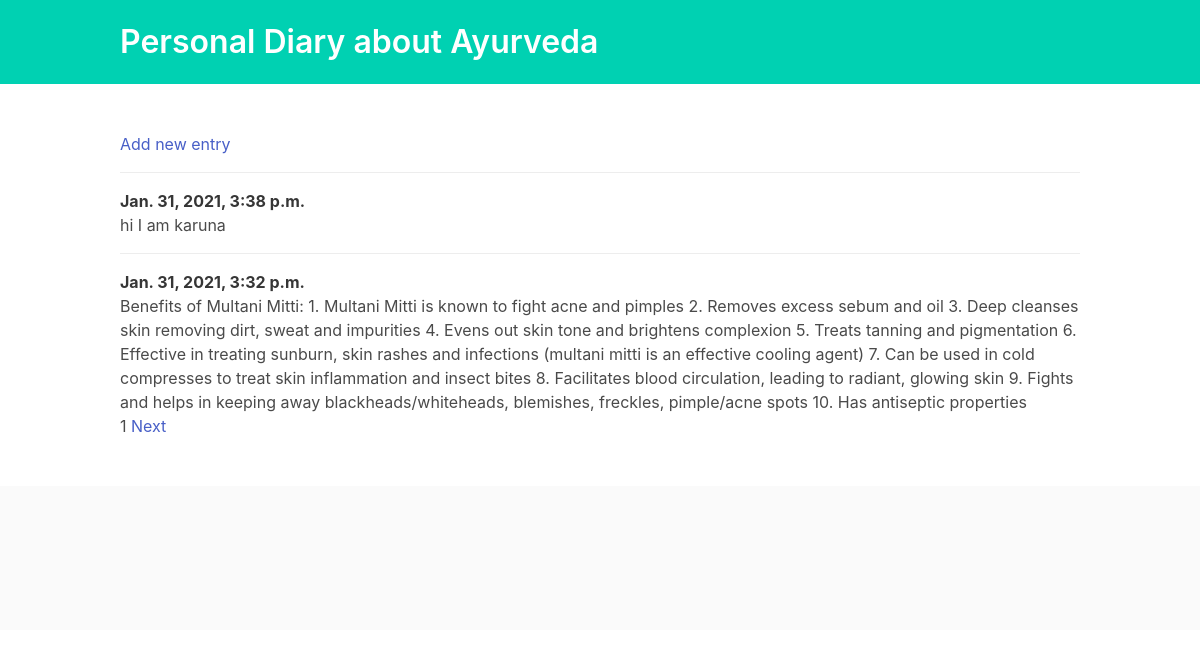
The page / on the database its author committed.
### entries/models.py (models this page shows, shortened)
class Entry(models.Model):
    text = models.TextField()
    date_posted = models.DateTimeField(auto_now_add=True)
    class Meta:
        verbose_name_plural = 'entries'

### entries/views.py (the view)
# urls.py: path('', views.index,name='home'),
def index(request):
    entries = Entry.objects.order_by('-date_posted')
    paginator=Paginator(entries,2)
    page_number=request.GET.get('page')
    page_obj=paginator.get_page(page_number)
    ttext=request.GET.get('ttext')
    if ttext!='' and ttext is not None:
        page_obj=doc_list.filter(text__contains=ttext)
    my_dict={'page_obj':page_obj}
    return render(request,'entries/index.html',my_dict)

### entries/templates/entries/index.html (shortened to what this page needs)
<!DOCTYPE html>
<html lang="en">
<head>
    <link rel="stylesheet" href="https://cdnjs.cloudflare.com/ajax/libs/bulma/0.6.2/css/bulma.min.css" />
</head>
<body>
    <section class="hero is-small is-primary">
        <div class="hero-body">
            <div class="container">
                <h1 class="title">
                    Personal Diary about Ayurveda
                </h1>
            </div>
        </div>
    </section>
    <section class="section">
        <div class="container">
            <article class="media">
                <div class="media-content">
                    <div class="content">
                        <a href="{% url 'add' %}">Add new entry</a>
                    </div>
                </div>
            </article>
            {% for i in page_obj %}
                <article class="media">
                    <div class="media-content">
                        <div class="content">
                            <p>
                                <strong>{{ i.date_posted }}</strong>
                                <br> {{ i.text }}
                            </p>
                        </div>
                    </div>
                </article>
            {% endfor %}
            <div>
              <span>{{page_obj.number}}</span>
              <span>
                {% if page_obj.has_next %}
               <a href="?page={{page_obj.next_page_number}}">Next</a>
               {% endif %}
               </span>
            </div>
        </div>
    </section>
    <footer class="footer">
    </footer>
</body>
</html>

### rows shown on the page
Entry: date_posted "Jan. 31, 2021, 3:38 p.m.", text "hi I am karuna"
Entry: date_posted "Jan. 31, 2021, 3:32 p.m.", text "Benefits of Multani Mitti: 1. Multani Mitti is known to fight acne and pimples 2. Removes excess sebum and oil 3. Deep cleanses skin removing dirt, sweat and impurities 4. Evens out skin tone and brightens complexion 5. Treats tanning and pigmentation 6. Effective in treating sunburn, skin rashes and infections (multani mitti is an effective cooling agent) 7. Can be used in cold compresses to treat skin inflammation and insect bites 8. Facilitates blood circulation, leading to radiant, glowing skin 9. Fights and helps in keeping away blackheads/whiteheads, blemishes, freckles, pimple/acne spots 10. Has antiseptic properties"

### other values the page prints
{{ page_obj.number }} "1"
